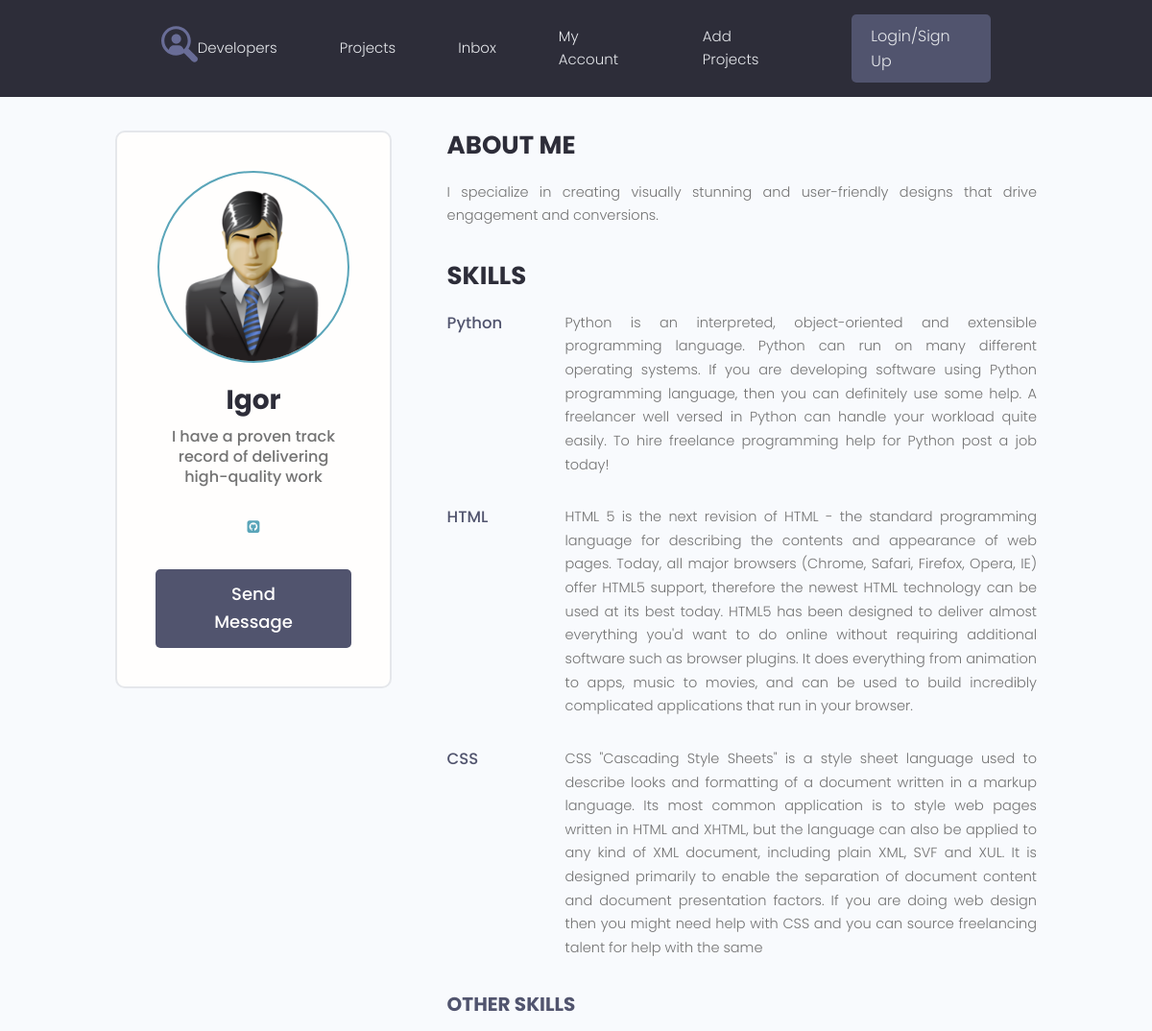
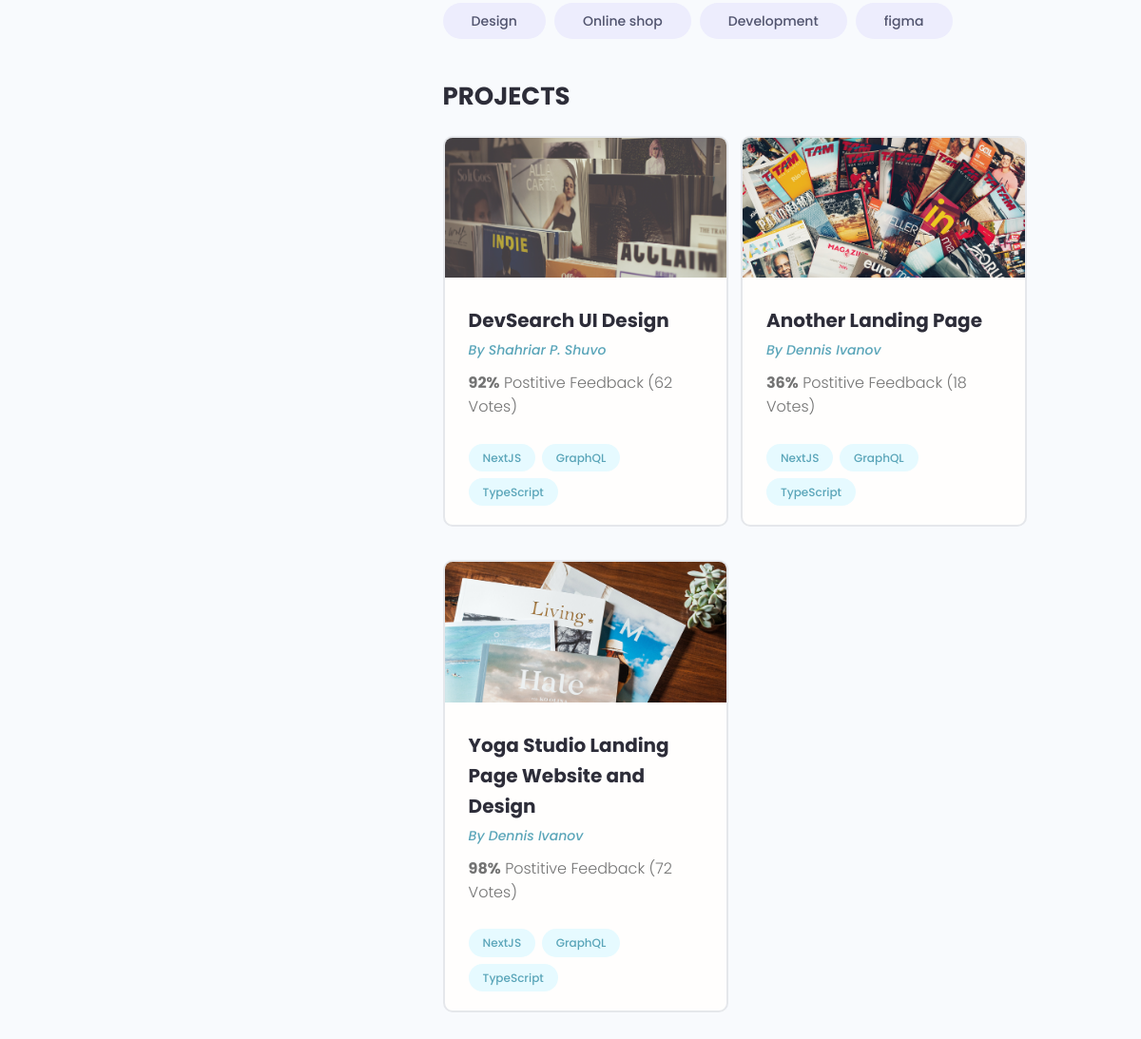
Screenshot of /profile/3/ with the database file from the repository (2 pictures, top to bottom).
### users/models.py (models this page shows, shortened)
class Profile(models.Model):
    user = models.OneToOneField(User, on_delete=models.CASCADE, blank=True)
    name = models.CharField(max_length=200, blank=True)
    email = models.EmailField(max_length=200, blank=True)
    username = models.CharField(max_length=200, blank=True)
    short_intro = models.CharField(max_length=200, blank=True)
    bio = models.TextField(blank=True)
    profile_image = models.ImageField(upload_to="profiles/", default="profiles/user-default.png")
    social_github = models.CharField(max_length=200, blank=True)
    social_youtube = models.CharField(max_length=200, blank=True)
    social_website = models.CharField(max_length=200, blank=True)
    created = models.DateTimeField(auto_now_add=True)

class Skill(models.Model):
    owner = models.ForeignKey(Profile, on_delete=models.CASCADE, blank=True)
    name = models.CharField(max_length=200, blank=True)
    description = models.TextField(blank=True)
    created = models.DateTimeField(auto_now_add=True)
    def __str__(self):
        return self.name

### users/views.py (the view)
# urls.py: path('profile/<str:pk>/', views.profile, name='user_profile'),
def profile(request, pk):
    prof = Profile.objects.get(id=pk)
    top_skills = prof.skill_set.exclude(description__exact="")  # exact - точное совпадение
    other_skills = prof.skill_set.filter(description="")
    context = {
        'profile': prof,
        'top_skills': top_skills,
        'other_skills': other_skills
    }
    return render(request, "users/profile.html", context)

### users/templates/users/profile.html (shortened to what this page needs)
{% extends 'projects/base.html' %}
{% block content %}
  <main class="profile my-md">
    <div class="container">
      <div class="layout">
        <div class="column column--1of3">
          <div class="card text-center">
            <div class="card__body dev">
              <img class="avatar avatar--xl" src="{{ profile.profile_image.url }}" />
              <h2 class="dev__name">{{ profile.name }}</h2>
              <p class="dev__title">{{ profile.short_intro }}</p>
              <ul class="dev__social">
                {% if profile.social_github %}
                <li>
                  <a title="Github" href="{{ profile.social_github }}" target="_blank"><i class="fa fa-github-square"></i></a>
                </li>
                {% endif %}
              </ul>
              <a href="#" class="btn btn--sub btn--lg">Send Message </a>
            </div>
          </div>
        </div>
        <div class="column column--2of3">
          <div class="devInfo">
            <h3 class="devInfo__title">About Me</h3>
            <p class="devInfo__about">
              {{ profile.bio }}
            </p>
          </div>
          <div class="devInfo">
            <h3 class="devInfo__title">Skills</h3>
            <div class="devInfo__skills">
              {% for skill in top_skills %}
              <div class="devSkill">
                <h4 class="devSkill__title">{{ skill.name }}</h4>
                <p class="devSkill__info">
                 {{ skill.description }}
                </p>
              </div>
              {% endfor %}
              <h3 class="devInfo__subtitle">Other Skills</h3>
              <div class="devInfo__otherSkills">
                {% for skill in other_skills %}
                <span class="tag tag--pill tag--sub tag--lg">
                  <small>{{ skill }}</small>
                </span>
                {% endfor %}
              </div>
            </div>
          </div>
          <div class="devInfo">
            <h3 class="devInfo__title">Projects</h3>
            <div class="grid grid--two">
              <div class="column">
                <div class="card project">
                  <a href="single-project.html" class="project">
                    <img class="project__thumbnail" src="images/project-b.png" alt="project thumbnail" />
                    <div class="card__body">
                      <h3 class="project__title">DevSearch UI Design</h3>
                      <p><a class="project__author" href="profile.html">By Shahriar P. Shuvo</a></p>
                      <p class="project--rating">
                        <span style="font-weight: bold;">92%</span> Postitive
                        Feedback (62 Votes)
                      </p>
                      <div class="project__tags">
                        <span class="tag tag--pill tag--main">
                          <small>NextJS</small>
                        </span>
                        <span class="tag tag--pill tag--main">
                          <small>GraphQL</small>
                        </span>
                        <span class="tag tag--pill tag--main">
                          <small>TypeScript</small>
                        </span>
                      </div>
                    </div>
                  </a>
                </div>
              </div>
              <div class="column">
                <div class="card project">
                  <a href="single-project.html" class="project">
                    <img class="project__thumbnail" src="images/project-c.png" alt="project thumbnail" />
                    <div class="card__body">
                      <h3 class="project__title">Another Landing Page</h3>
                      <p><a class="project__author" href="profile.html">By Dennis Ivanov</a></p>
                      <p class="project--rating">
                        <span style="font-weight: bold;">36%</span> Postitive
                        Feedback (18 Votes)
                      </p>
                      <div class="project__tags">
                        <span class="tag tag--pill tag--main">
                          <small>NextJS</small>
                        </span>
                        <span class="tag tag--pill tag--main">
                          <small>GraphQL</small>
                        </span>
                        <span class="tag tag--pill tag--main">
                          <small>TypeScript</small>
                        </span>
                      </div>
                    </div>
                  </a>
                </div>
              </div>
              <div class="column">
                <div class="card project">
                  <a href="single-project.html" class="project">
                    <img class="project__thumbnail" src="images/project-a.png" alt="project thumbnail" />
                    <div class="card__body">
                      <h3 class="project__title">Yoga Studio Landing Page Website and Design</h3>
                      <p><a class="project__author" href="profile.html">By Dennis Ivanov</a></p>
                      <p class="project--rating">
                        <span style="font-weight: bold;">98%</span> Postitive
                        Feedback (72 Votes)
                      </p>
                      <div class="project__tags">
                        <span class="tag tag--pill tag--main">
                          <small>NextJS</small>
                        </span>
                        <span class="tag tag--pill tag--main">
                          <small>GraphQL</small>
                        </span>
                        <span class="tag tag--pill tag--main">
                          <small>TypeScript</small>
                        </span>
                      </div>
                    </div>
                  </a>
                </div>
              </div>
            </div>
          </div>
        </div>
      </div>
    </div>
  </main>
{% endblock %}

### projects/static/styles/app.css (style rules this page uses)
:root { --color-sub: #2d2d39; }
.btn--sub { background-color: var(--color-sub-light); }
.card { border: 2px solid var(--color-light); }
img { width: 100%; }
.profile .card > .dev { padding: 4rem; }
.dev__name { color: var(--color-sub); font-size: 2.8rem; font-weight: 700; margin-top: 1rem; margin-bottom: 0.5rem; }
.dev__title { font-size: 1.6rem; font-weight: 500; line-height: 1.3; }
.dev__social { margin: 3rem 0; list-style: none; display: flex; justify-content: center; gap: 1.5rem; }
.devInfo { margin-bottom: 3rem; }
.devInfo__title, .devInfo__subtitle { font-size: 2.6rem; color: var(--color-sub); text-transform: uppercase; font-weight: 700; margin-bottom: 1.5rem; }
.devInfo__subtitle { font-size: 2rem; color: var(--color-sub-light); }
.devInfo__about, .devSkill__info { font-size: 1.45rem; line-height: 1.7; text-align: justify; }
.devSkill { margin-bottom: 3rem; }
.devSkill__title { font-size: 1.65rem; font-weight: 500; color: var(--color-sub-light); }
@media screen and (min-width: 700px) { .devSkill { display: flex; justify-content: space-between; gap: 3rem; } }
@media screen and (min-width: 700px) { .devSkill__info { flex-basis: 80%; } }
.project__author { font-size: 1.4rem; font-style: italic; }
.project--rating { margin-bottom: 1.6em; margin-top: .5em; }
.project__thumbnail { object-fit: cover; object-position: top center; width: 100%; }
.project__title { font-size: 2rem; font-weight: 700; color: var(--color-sub); }

### projects/static/uikit/styles/modules/_variables.css (style rules this page uses)
:root { --color-main: #5aa5b9; --color-main-light: #e6faff; --color-sub: #3f4156; --color-sub-light: #51546e; --color-sub-lighter: #ededfd; --color-text: #737373; --color-gray: #8b8b8b; --color-light: #e5e7eb; --color-light-gray: #767676; --color-bg: #f8fafd; --color-white: #fffefd; --color-white-light: #f3f3f3; --color-success: #359e64; --color-success-bg: #def8e8; --color-error: #fc4b0b; --color-error-bg: #fff2ee; --font-base: 'Poppins', arial, helvetica, 'Segoe UI', roboto, ubuntu, sans-serif; --font-monospace: 'Fira Code', 'Courier New', courier, monospace; --font-regular: 300; --font-medium: 500; --font-bold: 700; --generic-shadow: 1px 1px 5px #00000010; --generic-transition: all 0.3s ease-in-out; }

### projects/static/uikit/styles/modules/_base.css (style rules this page uses)
* { margin: 0; padding: 0; box-sizing: border-box; text-rendering: optimizeLegibility; color: inherit; font-size: inherit; }
html { font-size: 50%; }
@media only screen and (min-width: 480px) { html { font-size: 56.25%; } }
@media only screen and (min-width: 1200px) { html { font-size: 62.5%; } }
body { line-height: 1.6; font-weight: 400; font-size: 1.5rem; color: var(--color-text); background-color: var(--color-bg); min-height: 100vh; }

### projects/static/uikit/styles/modules/_typography.css (style rules this page uses)
* { font-family: var(--font-base); }
h2 { font-size: 3.6rem; font-weight: var(--font-bold); }
h3 { font-size: 3.2rem; font-weight: var(--font-medium); }
h4 { font-size: 2.8rem; font-weight: var(--font-medium); }
p, span, strong { font-size: 1.6rem; color: var(--color-text); font-weight: var(--font-regular); }
a { padding-bottom: 2px; text-decoration: none; display: inline-block; color: var(--color-main); font-weight: var(--font-medium); }

### projects/static/uikit/styles/modules/_utilities.css (style rules this page uses)
.container { width: 92%; max-width: 165rem; margin: 0 auto; box-sizing: border-box; }
@media screen and (min-width: 1000px) { .container { width: 90%; } }
@media screen and (min-width: 1200px) { .container { width: 80%; } }
.text-center { text-align: center; }
.my-md { margin: 3rem auto; }

### projects/static/uikit/styles/modules/_avatar.css (style rules this page uses)
.avatar { border-radius: 50%; border: 2px solid var(--color-main); object-fit: cover; }
.avatar--xl { height: 20rem; width: 20rem; }

### projects/static/uikit/styles/modules/_button.css (style rules this page uses)
.btn { display: inline-block; position: relative; cursor: pointer; background-color: var(--color-light); font-weight: var(--font-medium); color: var(--color-sub); text-decoration: none; padding: 1rem 2rem; border-radius: 0.5rem; border: none; width: -webkit-fit-content; width: -moz-fit-content; width: fit-content; height: -webkit-fit-content; height: -moz-fit-content; height: fit-content; font-size: 1.6rem; outline-width: 0; outline-color: transparent; -webkit-backface-visibility: hidden; backface-visibility: hidden; transition: all 0.3s ease-in-out; }
.btn--sub { background-color: var(--color-sub); color: var(--color-white); }
.btn--lg { font-size: 1.8rem; padding: 1.2rem 4.5rem; }

### projects/static/uikit/styles/modules/_card.css (style rules this page uses)
.card { border-radius: 1rem; background-color: var(--color-white); border: 1.5px solid var(--color-light); width: auto; height: auto; margin-top: 0.5rem; margin-bottom: 0.5rem; overflow: hidden; }
.card__body, .card__header { padding: 2rem 2.5rem; }

### rows the page displays
Profile: profile_image (placeholder picture), name "Igor", short_intro "I have a proven track record of delivering high-quality work", bio "I specialize in creating visually stunning and user-friendly designs that drive engagement and conversions."
Skill: name "Python", description "Python is an interpreted, object-oriented and extensible programming language. Python can run on many different operating systems. If you are developing software using Python programming language, then you can definitely use some help. A freelancer well versed in Python can handle your workload quite easily. To hire freelance programming help for Python post a job today!"
Skill: name "HTML", description "HTML 5 is the next revision of HTML - the standard programming language for describing the contents and appearance of web pages. Today, all major browsers (Chrome, Safari, Firefox, Opera, IE) offer HTML5 support, therefore the newest HTML technology can be used at its best today. HTML5 has been designed to deliver almost everything you'd want to do online without requiring additional software such as browser plugins. It does everything from animation to apps, music to movies, and can be used to build incredibly complicated applications that run in your browser."
Skill: name "CSS", description "CSS \"Cascading Style Sheets\" is a style sheet language used to describe looks and formatting of a document written in a markup language. Its most common application is to style web pages written in HTML and XHTML, but the language can also be applied to any kind of XML document, including plain XML, SVF and XUL. It is designed primarily to enable the separation of document content and document presentation factors. If you are doing web design then you might need help with CSS and you can source freelancing talent for help with the same"
Skill: name "Design"
Skill: name "Online shop"
Skill: name "Development"
Skill: name "figma"
